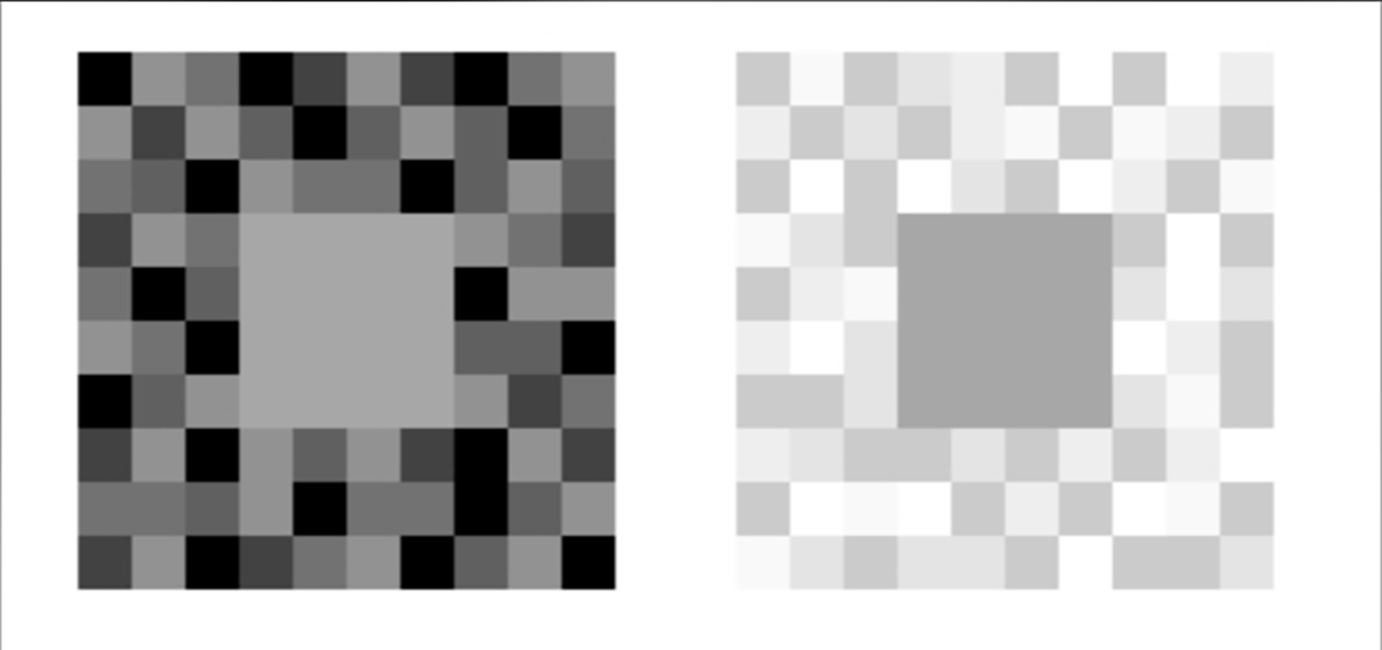
#> input picture egsr_submission_files/python_implementations/noisy_contrast.png, 1382 x 650 px
$ python example.py
#> lines starting #> are read from the running program, lines starting #| are printed output that depends on the picture; after the words box and inside, x2 and y2 are one past the last pixel; in counts of white or black regions, pixels touching at a corner belong together
### egsr_submission_files/python_implementations/bronto.py
import cv2
import numpy as np


### Helper functions (feel free to ignore) ###


def _srgb_to_linear(image: np.ndarray) -> np.ndarray:
    """Convert sRGB image to linear luminance.

    Requires input to be in the range [0, 1].
    """
    assert np.max(image) <= 1
    result = ((image + 0.055) / 1.055) ** 2.4
    linear_mask = image <= 0.04045
    result[linear_mask] = image[linear_mask] / 12.92
    return result


# [10 lines left out: function _linear_to_srgb, not called in this run]


def _generate_scales(width: int, cs_ratio: float, num_scales: int) -> list[float]:
    """Generate an exponential list of scales up to width * cs_ratio."""
    scale = width * cs_ratio
    scales = []
    for _ in range(num_scales):
        scales.insert(0, scale)
        scale /= cs_ratio
    return scales


def _gaussian_blur(
    image: np.ndarray, sigma: float, kernel_sigmas: int = 2
) -> np.ndarray:
    """Produce image with gaussian blur applied."""
    # Ensure the kernel size is odd
    kernel_size = int(2 * kernel_sigmas * sigma + 1) | 1
    blurred = cv2.GaussianBlur(
        image,
        (kernel_size, kernel_size),
        sigmaX=sigma,
        sigmaY=sigma,
        borderType=cv2.BORDER_REFLECT_101,
    )
    return np.squeeze(blurred)


def _arcmin2_to_pixel2(value: float, width_pixels: int, fov_degrees: float) -> float:
    """Convert a value in arcmin-squared to pixels-squared using small-angle approximation."""
    return value * (width_pixels / (60 * fov_degrees)) ** 2


# [76 lines left out: functions _rgb_to_xyz, _xyz_to_lxy, _lxy_to_rgb, downsize_image, not called in this run]


def read_image(file_path: str, min_value: float = 0) -> np.ndarray:
    """Load HDR or SDR image from disk as RGB numpy array.

    Returns image with linear sRGB channels (or unchanged in the case of HDR images).
    """
    bgr_image = cv2.imread(file_path, cv2.IMREAD_UNCHANGED).astype(np.float32)
    # RGB or RGBA only
    assert len(bgr_image.shape) == 3
    assert bgr_image.shape[2] >= 3
    # Negative values shouldn't exist
    bgr_image[bgr_image < min_value] = min_value
    # OpenCV uses BGR
    b = bgr_image[:, :, 0]
    g = bgr_image[:, :, 1]
    r = bgr_image[:, :, 2]
    image = np.stack([r, g, b], axis=-1)

    if not any(file_path.endswith(ext) for ext in [".hdr", ".exr"]):
        # uint8 for SDR images (0, 255)
        image = _srgb_to_linear(image / 255)
#> in _srgb_to_linear, `result = ((image + 0.055) / 1.055) ** 2.4`:
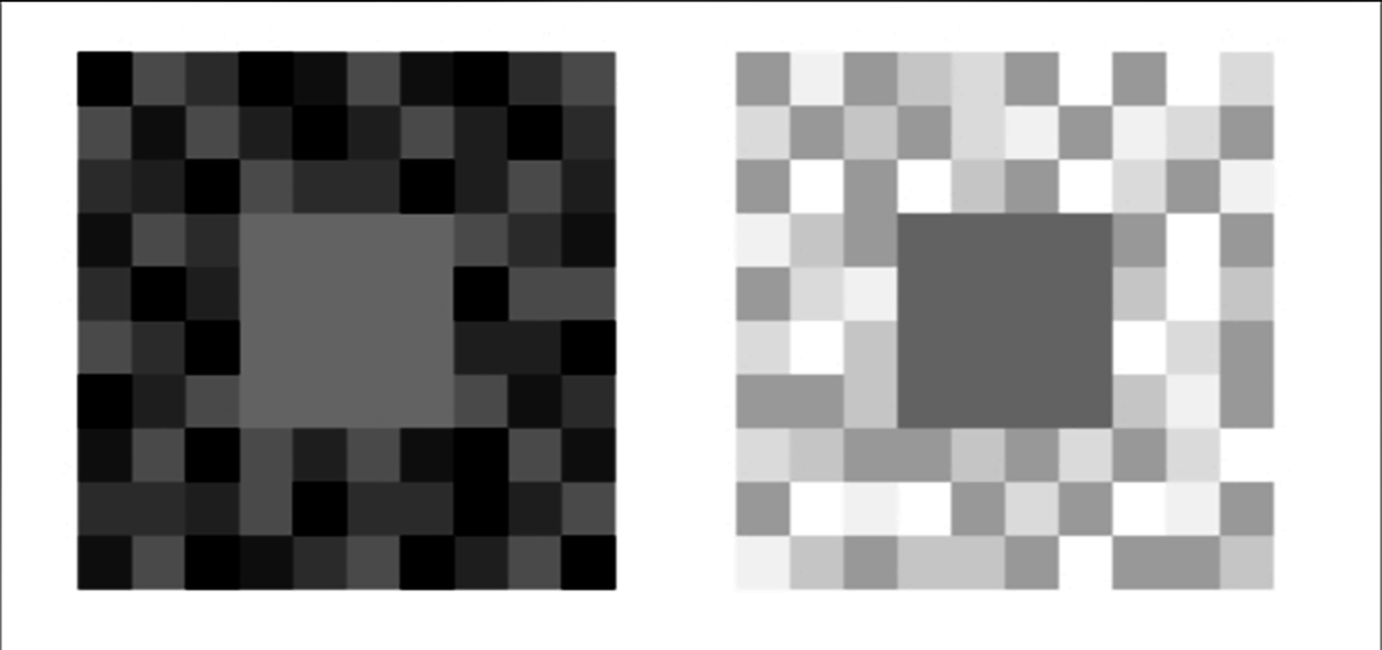
#> result: shape (650, 1382, 3) float32; min 0.000834, max 1, mean 0.638
#> in _srgb_to_linear, `linear_mask = image <= 0.04045`:
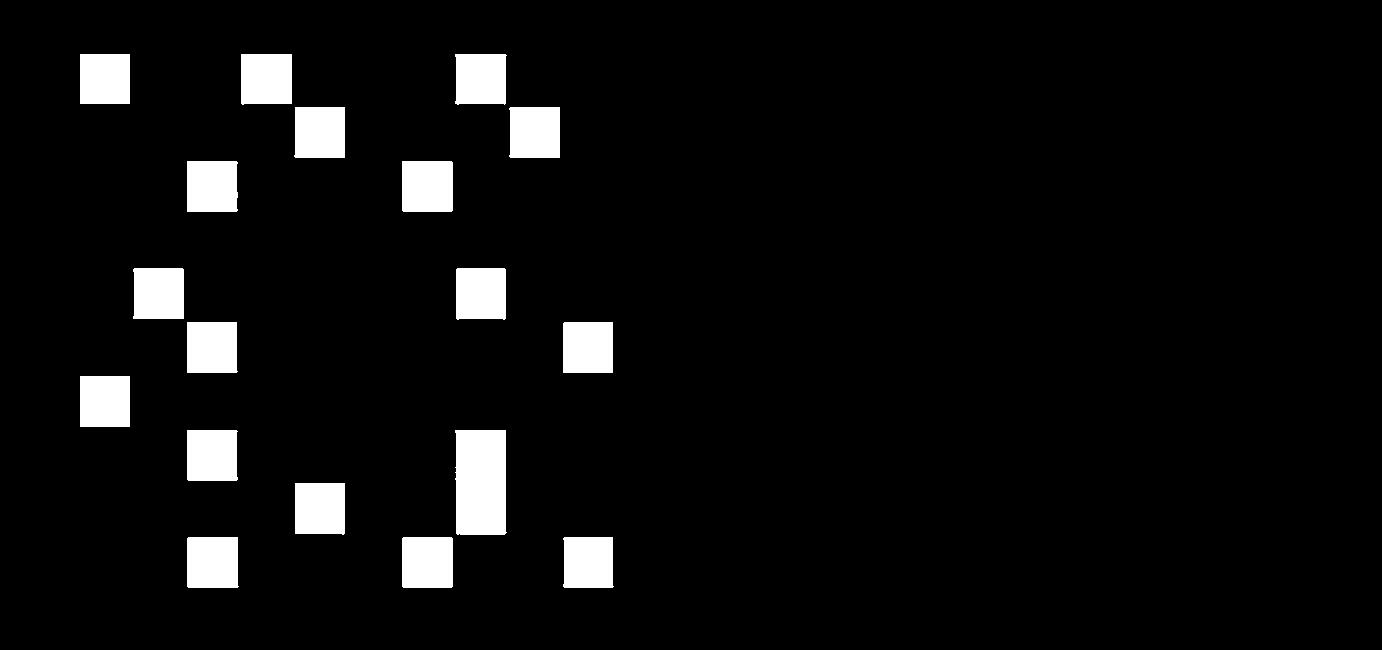
#> linear_mask: shape (650, 1382, 3) bool; 5.4% white; 18 white regions, largest, box (x1, y1, x2, y2) and area: (455, 430, 507, 535) 5255, (187, 537, 239, 588) 2600, (402, 161, 453, 212) 2598
#> in _srgb_to_linear, `result[linear_mask] = image[linear_mask] / 12.92`: result: shape (650, 1382, 3) float32; 5.42% of pixels changed, all inside (x1, y1, x2, y2) = (80, 54, 614, 588)

    return image


# [13 lines left out: function write_image, not called in this run]


def rgb_to_relative_luminance(image: np.ndarray) -> np.ndarray:
    """Convert linear sRGB to relative luminance.

    NOTE: Use srgb_to_linear to convert non-linear sRGB images to linear.
    """
    return 0.2126 * image[:, :, 0] + 0.7152 * image[:, :, 1] + 0.0722 * image[:, :, 2]


### Brightness models ###


def dinos_model(
    L: np.ndarray,
    cs_ratio: float = 2.0,
    num_scales: int = 13,
    w: float = 0.9,
    d_nit_arcmin2: float = 100,
    image_fov_degrees: float = 72,
) -> np.ndarray:
    """Apply DINOS model to array of linear absolute luminances.

    NOTE: The current scale is the center stdev at the current scale,
          the next scale up is the surround stdev at the current scale.
    """
    width = L.shape[1]
    d = _arcmin2_to_pixel2(d_nit_arcmin2, width, image_fov_degrees)
    scales = _generate_scales(width, cs_ratio, num_scales)
    weights = [w**i for i in range(len(scales))]
    # Initialize weighted_sum as a 2D array
    weighted_sum = np.zeros(L.shape[:2])
    # Compute ratios and weighted sum using only two blurred images at a time
    center_response = _gaussian_blur(L, scales[0])

    for i in range(1, len(scales)):
        surround_response = _gaussian_blur(L, scales[i])

        assert center_response.ndim == 2
        assert surround_response.ndim == 2

        _d = d / scales[i] ** 2
        weighted_sum += weights[i - 1] * (
            (center_response + _d) / (surround_response + _d) - 1
        )
        center_response = surround_response

    return weighted_sum


# [124 lines left out: functions blakeslee97_brightness_model, blommaert_brightness_model, bronto, not called in this run]

### egsr_submission_files/python_implementations/example.py
"""Example for how to run DINOS and BRONTO"""

import os

import matplotlib.pyplot as plt

import bronto


# Needed to use OpenEXR with OpenCV
os.environ["OPENCV_IO_ENABLE_OPENEXR"] = "1"


# Brightness response demonstration

IMAGE_FILE = "noisy_contrast.png"
WHITE_NITS = 200  # assuming display device has 200 nits at pure white

image = bronto.read_image(IMAGE_FILE)
L = bronto.rgb_to_relative_luminance(image) * WHITE_NITS
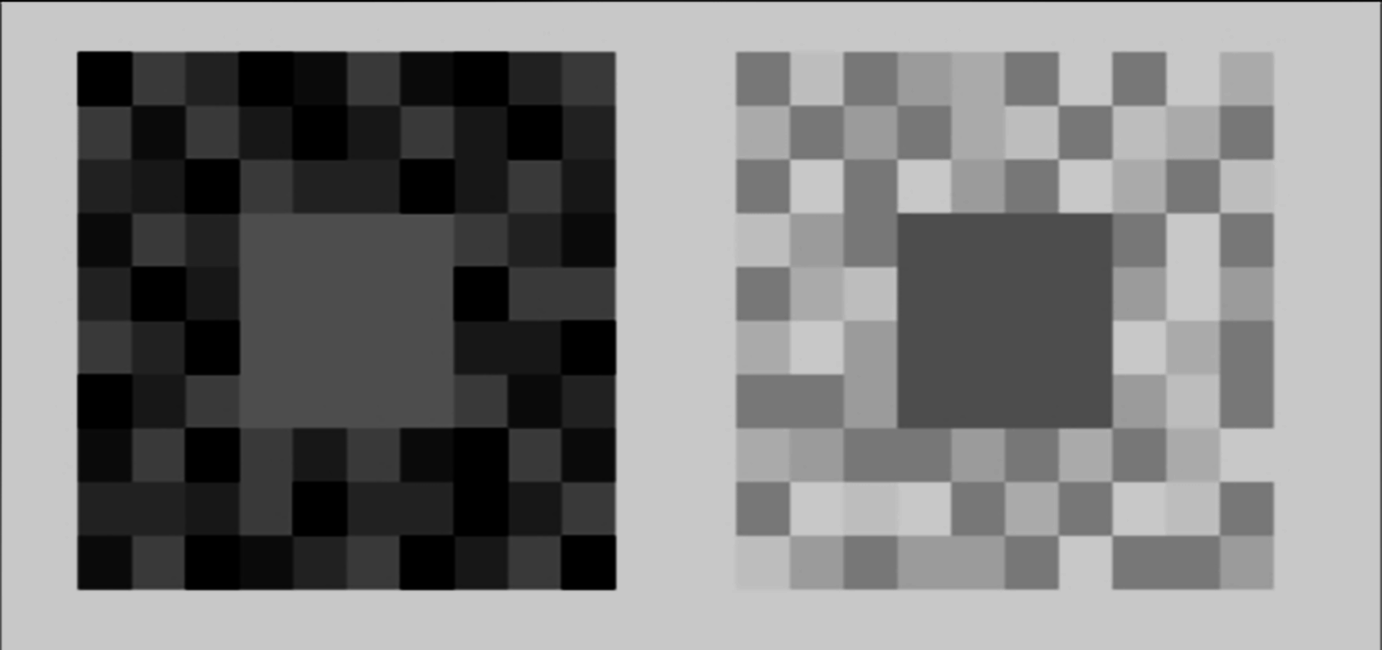
#> L: shape (650, 1382) float32; min 0, max 200, mean 127.7
brightness_response = bronto.dinos_model(L)
#> after the loop in dinos_model, `for i in range(1, len(scales)):`:
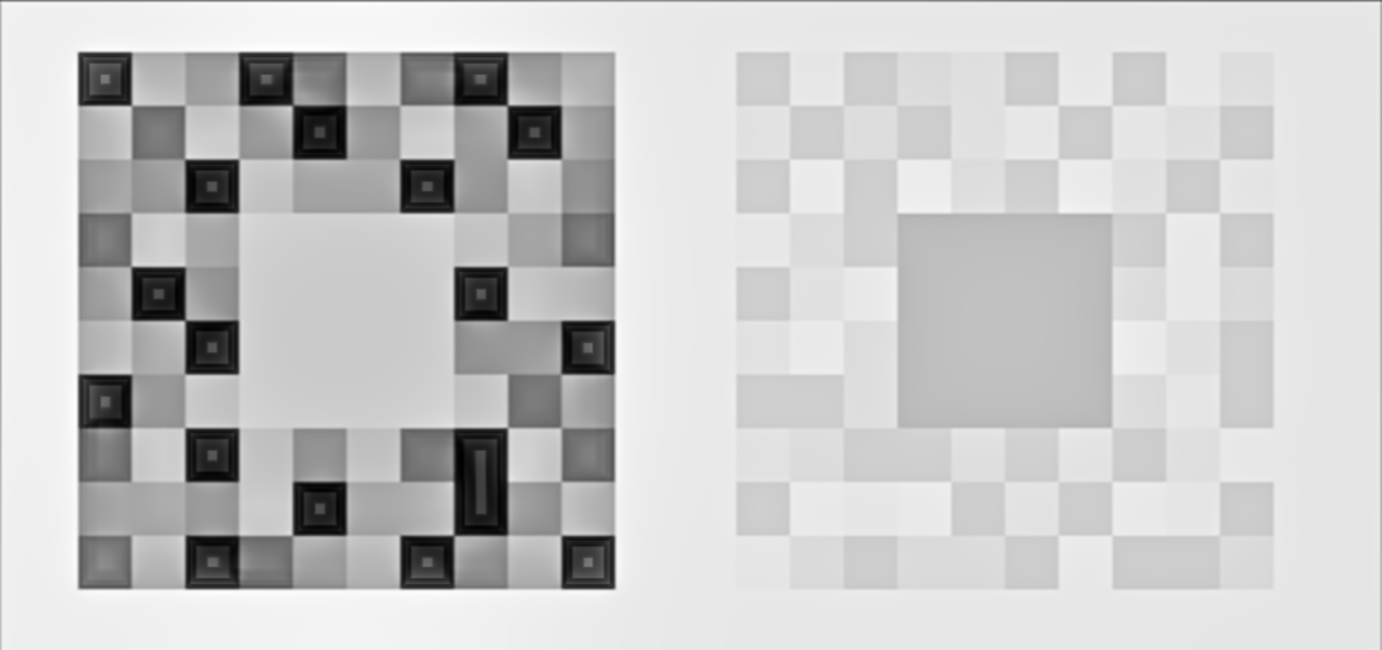
#> weighted_sum: shape (650, 1382) float64; min -2.51, max 0.498, mean -0.153; drawn with min black and max white
print("Calculated brightness response for", IMAGE_FILE)

fig, ax = plt.subplots(1, 1)
im = ax.imshow(brightness_response, cmap="viridis")
fig.colorbar(im)
fig.tight_layout()
fig.savefig("brightness.png", dpi=1200)
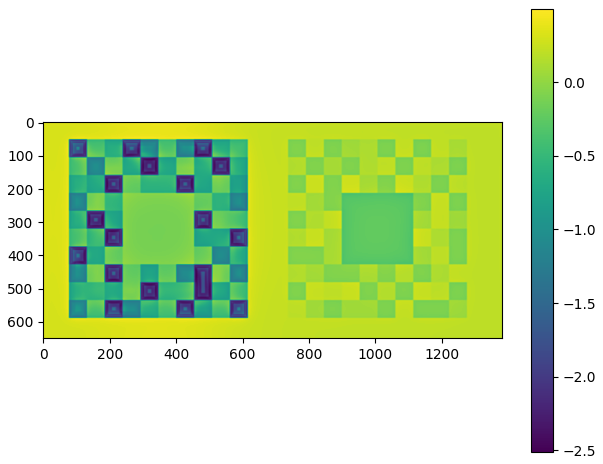
#> figure drawn by matplotlib, 2 panels
print("Exported heatmap of brightness response to brightness.png")


# BRONTO tone mapper demonstration

EXR_FILE = "507.exr"

image = bronto.read_image(EXR_FILE)
#> (the run stopped early here; a loop or call above may not have finished)
